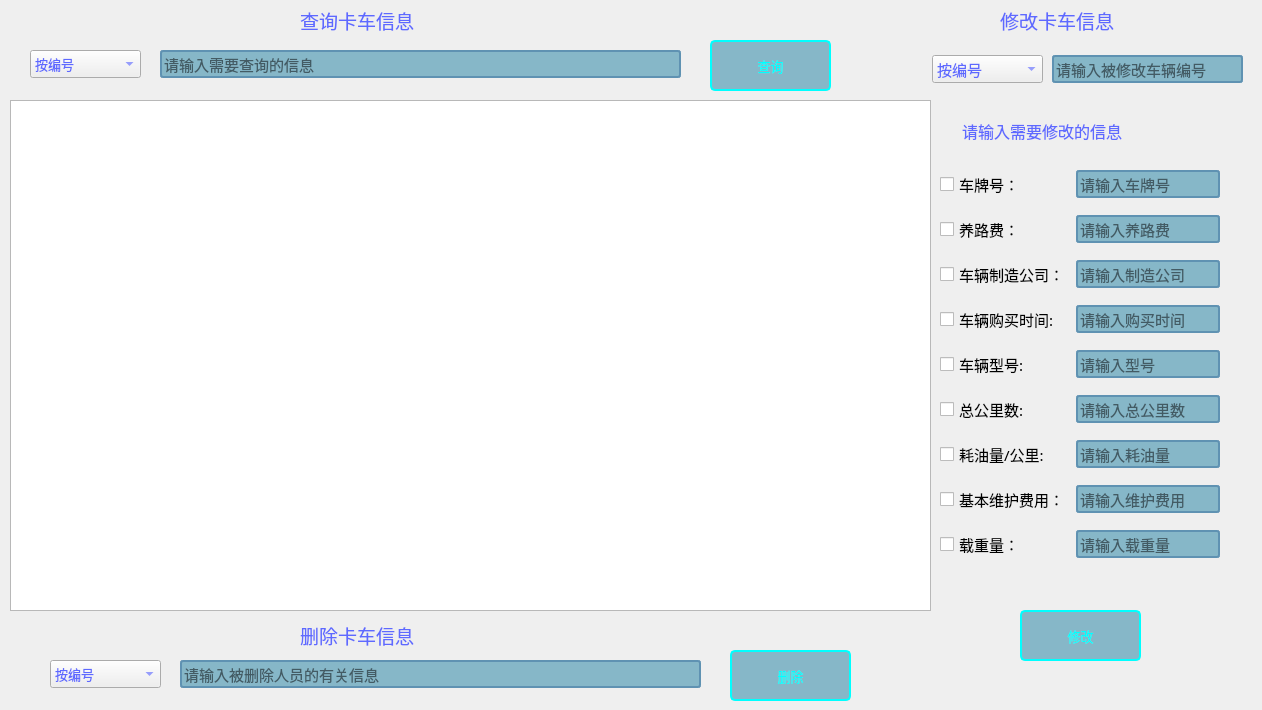
   <widget class="QWidget" name="tab_28">
    <attribute name="title">
     <string>查询、修改、删除卡车信息</string>
    </attribute>
    <widget class="QLabel" name="label_4">
     <property name="geometry">
      <rect>
       <x>962</x>
       <y>115</y>
       <width>251</width>
       <height>31</height>
      </rect>
     </property>
     <property name="font">
      <font>
       <family>华文楷体</family>
       <pointsize>12</pointsize>
      </font>
     </property>
     <property name="styleSheet">
      <string notr="true">color: rgb(94, 105, 255);</string>
     </property>
     <property name="text">
      <string>请输入需要修改的信息</string>
     </property>
    </widget>
    <widget class="QLabel" name="label_3">
     <property name="geometry">
      <rect>
       <x>1000</x>
       <y>0</y>
       <width>161</width>
       <height>41</height>
      </rect>
     </property>
     <property name="font">
      <font>
       <family>华文楷体</family>
       <pointsize>14</pointsize>
      </font>
     </property>
     <property name="styleSheet">
      <string notr="true">color: rgb(94, 105, 255);</string>
     </property>
     <property name="text">
      <string>修改卡车信息</string>
     </property>
    </widget>
    <widget class="QWidget" name="layoutWidget">
     <property name="geometry">
      <rect>
       <x>940</x>
       <y>160</y>
       <width>313</width>
       <height>411</height>
      </rect>
     </property>
     <property name="font">
      <font>
       <family>华文楷体</family>
       <pointsize>11</pointsize>
      </font>
     </property>
     <layout class="QGridLayout" name="gridLayout_23">
      <item row="3" column="1" colspan="2">
       <widget class="QLineEdit" name="line_Buy_Time_1">
        <property name="minimumSize">
         <size>
          <width>144</width>
          <height>28</height>
         </size>
        </property>
        <property name="maximumSize">
         <size>
          <width>144</width>
          <height>28</height>
         </size>
        </property>
        <property name="font">
         <font>
          <family>华文楷体</family>
          <pointsize>11</pointsize>
         </font>
        </property>
        <property name="styleSheet">
         <string notr="true">QLineEdit
{
    background-color: rgb(134,183,200);
    border:2px solid #5F92B2;
    border-radius:3px;
}




</string>
        </property>
        <property name="text">
         <string/>
        </property>
        <property name="maxLength">
         <number>5</number>
        </property>
        <property name="placeholderText">
         <string>请输入购买时间</string>
        </property>
       </widget>
      </item>
      <item row="2" column="0">
       <widget class="QCheckBox" name="check_Company_1">
        <property name="font">
         <font>
          <family>华文楷体</family>
          <pointsize>11</pointsize>
         </font>
        </property>
        <property name="text">
         <string>车辆制造公司：</string>
        </property>
        <property name="checkable">
         <bool>true</bool>
        </property>
        <property name="checked">
         <bool>false</bool>
        </property>
        <property name="autoRepeat">
         <bool>false</bool>
        </property>
        <property name="tristate">
         <bool>false</bool>
        </property>
       </widget>
      </item>
      <item row="6" column="1" colspan="2">
       <widget class="QLineEdit" name="line_Oil_Consume_Km_1">
        <property name="minimumSize">
         <size>
          <width>144</width>
          <height>28</height>
         </size>
        </property>
        <property name="maximumSize">
         <size>
          <width>144</width>
          <height>28</height>
         </size>
        </property>
        <property name="font">
         <font>
          <family>华文楷体</family>
          <pointsize>11</pointsize>
         </font>
        </property>
        <property name="styleSheet">
         <string notr="true">QLineEdit
{
    background-color: rgb(134,183,200);
    border:2px solid #5F92B2;
    border-radius:3px;
}




</string>
        </property>
        <property name="text">
         <string/>
        </property>
        <property name="maxLength">
         <number>15</number>
        </property>
        <property name="placeholderText">
         <string>请输入耗油量</string>
        </property>
       </widget>
      </item>
      <item row="5" column="1" colspan="2">
       <widget class="QLineEdit" name="line_Total_Km_1">
        <property name="minimumSize">
         <size>
          <width>144</width>
          <height>28</height>
         </size>
        </property>
        <property name="maximumSize">
         <size>
          <width>144</width>
          <height>28</height>
         </size>
        </property>
        <property name="font">
         <font>
          <family>华文楷体</family>
          <pointsize>11</pointsize>
         </font>
        </property>
        <property name="styleSheet">
         <string notr="true">QLineEdit
{
    background-color: rgb(134,183,200);
    border:2px solid #5F92B2;
    border-radius:3px;
}




</string>
        </property>
        <property name="text">
         <string/>
        </property>
        <property name="maxLength">
         <number>5</number>
        </property>
        <property name="readOnly">
         <bool>false</bool>
        </property>
        <property name="placeholderText">
         <string>请输入总公里数</string>
        </property>
       </widget>
      </item>
      <item row="0" column="0">
       <widget class="QCheckBox" name="check_No_1">
        <property name="font">
         <font>
          <family>华文楷体</family>
          <pointsize>11</pointsize>
         </font>
        </property>
        <property name="text">
         <string>车牌号：</string>
        </property>
       </widget>
      </item>
      <item row="4" column="0">
       <widget class="QCheckBox" name="check_Type_1">
        <property name="font">
         <font>
          <family>华文楷体</family>
          <pointsize>11</pointsize>
         </font>
        </property>
        <property name="text">
         <string>车辆型号:</string>
        </property>
       </widget>
      </item>
      <item row="4" column="1" colspan="2">
       <widget class="QLineEdit" name="line_Type_1">
        <property name="minimumSize">
         <size>
          <width>144</width>
          <height>28</height>
         </size>
        </property>
        <property name="maximumSize">
         <size>
          <width>144</width>
          <height>28</height>
         </size>
        </property>
        <property name="font">
         <font>
          <family>华文楷体</family>
          <pointsize>11</pointsize>
         </font>
        </property>
        <property name="styleSheet">
         <string notr="true">QLineEdit
{
    background-color: rgb(134,183,200);
    border:2px solid #5F92B2;
    border-radius:3px;
}




</string>
        </property>
        <property name="text">
         <string/>
        </property>
        <property name="maxLength">
         <number>15</number>
        </property>
        <property name="placeholderText">
         <string>请输入型号</string>
        </property>
       </widget>
      </item>
      <item row="3" column="0">
       <widget class="QCheckBox" name="check_Buy_Time_1">
        <property name="font">
         <font>
          <family>华文楷体</family>
          <pointsize>11</pointsize>
         </font>
        </property>
        <property name="text">
         <string>车辆购买时间:</string>
        </property>
       </widget>
      </item>
      <item row="0" column="1">
       <widget class="QLineEdit" name="line_No_1">
        <property name="enabled">
         <bool>true</bool>
        </property>
        <property name="minimumSize">
         <size>
          <width>144</width>
          <height>28</height>
         </size>
        </property>
        <property name="maximumSize">
         <size>
          <width>144</width>
          <height>28</height>
         </size>
        </property>
        <property name="font">
         <font>
          <family>华文楷体</family>
          <pointsize>11</pointsize>
         </font>
        </property>
        <property name="styleSheet">
         <string notr="true">QLineEdit
{
    background-color: rgb(134,183,200);
    border:2px solid #5F92B2;
    border-radius:3px;
}




</string>
        </property>
        <property name="text">
         <string/>
        </property>
        <property name="maxLength">
         <number>10</number>
        </property>
        <property name="echoMode">
         <enum>QLineEdit::Normal</enum>
        </property>
        <property name="placeholderText">
         <string>请输入车牌号</string>
        </property>
       </widget>
      </item>
      <item row="6" column="0">
       <widget class="QCheckBox" name="check_Oil_Consum_Km_1">
        <property name="font">
         <font>
          <family>华文楷体</family>
          <pointsize>11</pointsize>
         </font>
        </property>
        <property name="text">
         <string>耗油量/公里:</string>
        </property>
       </widget>
      </item>
      <item row="7" column="1" colspan="2">
       <widget class="QLineEdit" name="line_Basic_Maintenance_Fee_1">
        <property name="minimumSize">
         <size>
          <width>144</width>
          <height>28</height>
         </size>
        </property>
        <property name="maximumSize">
         <size>
          <width>144</width>
          <height>28</height>
         </size>
        </property>
        <property name="font">
         <font>
          <family>华文楷体</family>
          <pointsize>11</pointsize>
         </font>
        </property>
        <property name="styleSheet">
         <string notr="true">QLineEdit
{
    background-color: rgb(134,183,200);
    border:2px solid #5F92B2;
    border-radius:3px;
}




</string>
        </property>
        <property name="text">
         <string/>
        </property>
        <property name="maxLength">
         <number>15</number>
        </property>
        <property name="placeholderText">
         <string>请输入维护费用</string>
        </property>
       </widget>
      </item>
      <item row="1" column="0">
       <widget class="QCheckBox" name="check_Road_Toll_1">
        <property name="font">
         <font>
          <family>华文楷体</family>
          <pointsize>11</pointsize>
         </font>
        </property>
        <property name="text">
         <string>养路费：</string>
        </property>
       </widget>
      </item>
      <item row="1" column="1" colspan="2">
       <widget class="QLineEdit" name="line_Road_Toll_1">
        <property name="minimumSize">
         <size>
          <width>144</width>
          <height>28</height>
         </size>
        </property>
        <property name="maximumSize">
         <size>
          <width>144</width>
          <height>28</height>
         </size>
        </property>
        <property name="font">
         <font>
          <family>华文楷体</family>
          <pointsize>11</pointsize>
         </font>
        </property>
        <property name="styleSheet">
         <string notr="true">QLineEdit
{
    background-color: rgb(134,183,200);
    border:2px solid #5F92B2;
    border-radius:3px;
}




</string>
        </property>
        <property name="text">
         <string/>
        </property>
        <property name="maxLength">
         <number>10</number>
        </property>
        <property name="echoMode">
         <enum>QLineEdit::Normal</enum>
        </property>
        <property name="placeholderText">
         <string>请输入养路费</string>
        </property>
       </widget>
      </item>
      <item row="5" column="0">
       <widget class="QCheckBox" name="check_Total_Km_1">
        <property name="font">
         <font>
          <family>华文楷体</family>
          <pointsize>11</pointsize>
         </font>
        </property>
        <property name="text">
         <string>总公里数:</string>
        </property>
       </widget>
      </item>
      <item row="2" column="1" colspan="2">
       <widget class="QLineEdit" name="line_Company_1">
        <property name="minimumSize">
         <size>
          <width>144</width>
          <height>28</height>
         </size>
        </property>
        <property name="maximumSize">
         <size>
          <width>144</width>
          <height>28</height>
         </size>
        </property>
        <property name="font">
         <font>
          <family>华文楷体</family>
          <pointsize>11</pointsize>
         </font>
        </property>
        <property name="toolTipDuration">
         <number>0</number>
        </property>
        <property name="styleSheet">
         <string notr="true">QLineEdit
{
    background-color: rgb(134,183,200);
    border:2px solid #5F92B2;
    border-radius:3px;
}




</string>
        </property>
        <property name="text">
         <string/>
        </property>
        <property name="maxLength">
         <number>11</number>
        </property>
        <property name="frame">
         <bool>true</bool>
        </property>
        <property name="placeholderText">
         <string>请输入制造公司</string>
        </property>
       </widget>
      </item>
      <item row="7" column="0">
       <widget class="QCheckBox" name="check_Basic_Maintenance_Fee_1">
        <property name="font">
         <font>
          <family>华文楷体</family>
          <pointsize>11</pointsize>
         </font>
        </property>
        <property name="text">
         <string>基本维护费用：</string>
        </property>
       </widget>
      </item>
      <item row="8" column="1">
       <widget class="QLineEdit" name="line_Load_Capacity_1">
        <property name="minimumSize">
         <size>
          <width>144</width>
          <height>28</height>
         </size>
        </property>
        <property name="maximumSize">
         <size>
          <width>144</width>
          <height>28</height>
         </size>
        </property>
        <property name="font">
         <font>
          <family>华文楷体</family>
          <pointsize>11</pointsize>
         </font>
        </property>
        <property name="styleSheet">
         <string notr="true">QLineEdit
{
    background-color: rgb(134,183,200);
    border:2px solid #5F92B2;
    border-radius:3px;
}




</string>
        </property>
        <property name="text">
         <string/>
        </property>
        <property name="maxLength">
         <number>15</number>
        </property>
        <property name="placeholderText">
         <string>请输入载重量</string>
        </property>
       </widget>
      </item>
      <item row="8" column="0">
       <widget class="QCheckBox" name="check_Load_Capacity_1">
        <property name="font">
         <font>
          <family>华文楷体</family>
          <pointsize>11</pointsize>
         </font>
        </property>
        <property name="text">
         <string>载重量：</string>
        </property>
       </widget>
      </item>
     </layout>
    </widget>
    <widget class="QComboBox" name="combo_Box_Select">
     <property name="geometry">
      <rect>
       <x>30</x>
       <y>50</y>
       <width>111</width>
       <height>28</height>
      </rect>
     </property>
     <property name="font">
      <font>
       <family>新宋体</family>
       <pointsize>10</pointsize>
      </font>
     </property>
     <property name="styleSheet">
      <string notr="true">color: rgb(94, 105, 255);</string>
     </property>
     <item>
      <property name="text">
       <string>按编号</string>
      </property>
     </item>
     <item>
      <property name="text">
       <string>按车牌号</string>
      </property>
     </item>
     <item>
      <property name="text">
       <string>按制造公司</string>
      </property>
     </item>
     <item>
      <property name="text">
       <string>按购买时间</string>
      </property>
     </item>
    </widget>
    <widget class="QLineEdit" name="line_Select_Message">
     <property name="geometry">
      <rect>
       <x>160</x>
       <y>50</y>
       <width>521</width>
       <height>28</height>
      </rect>
     </property>
     <property name="font">
      <font>
       <family>华文楷体</family>
       <pointsize>11</pointsize>
      </font>
     </property>
     <property name="styleSheet">
      <string notr="true">QLineEdit
{
    background-color: rgb(134,183,200);
    border:2px solid #5F92B2;
    border-radius:3px;
}




</string>
     </property>
     <property name="text">
      <string/>
     </property>
     <property name="placeholderText">
      <string>请输入需要查询的信息</string>
     </property>
    </widget>
    <widget class="QPushButton" name="btn_Select">
     <property name="geometry">
      <rect>
       <x>710</x>
       <y>40</y>
       <width>121</width>
       <height>51</height>
      </rect>
     </property>
     <property name="sizePolicy">
      <sizepolicy hsizetype="Expanding" vsizetype="Expanding">
       <horstretch>0</horstretch>
       <verstretch>0</verstretch>
      </sizepolicy>
     </property>
     <property name="font">
      <font>
       <family>新宋体</family>
       <pointsize>10</pointsize>
      </font>
     </property>
     <property name="styleSheet">
      <string notr="true">
QPushButton
{
    background-color: rgb(134,183,200);
    border:2px solid rgb(0,255,255);
    border-radius:5px;
    
	
	color: rgb(0, 255, 255);
}


QPushButton:hover
{
    background-color: rgb(0,130,150);
    border:2px solid #5F92B2;
    border-radius:5px;
    color:white;
}

QPushButton:hover:pressed
{
    background-color:rgb(85,170,255);
    border:2px solid #3C80B1;
    border-radius:5px;
    color:white;
}</string>
     </property>
     <property name="text">
      <string>查询</string>
     </property>
    </widget>
    <widget class="QPushButton" name="btn_Delete">
     <property name="geometry">
      <rect>
       <x>730</x>
       <y>650</y>
       <width>121</width>
       <height>51</height>
      </rect>
     </property>
     <property name="sizePolicy">
      <sizepolicy hsizetype="Expanding" vsizetype="Expanding">
       <horstretch>0</horstretch>
       <verstretch>0</verstretch>
      </sizepolicy>
     </property>
     <property name="font">
      <font>
       <family>新宋体</family>
       <pointsize>10</pointsize>
      </font>
     </property>
     <property name="styleSheet">
      <string notr="true">
QPushButton
{
    background-color: rgb(134,183,200);
    border:2px solid rgb(0,255,255);
    border-radius:5px;
   
	color: rgb(0, 255, 255);
}


QPushButton:hover
{
    background-color: rgb(0,130,150);
    border:2px solid #5F92B2;
    border-radius:5px;
    color:white;
}

QPushButton:hover:pressed
{
    background-color:rgb(85,170,255);
    border:2px solid #3C80B1;
    border-radius:5px;
    color:white;
}</string>
     </property>
     <property name="text">
      <string>删除</string>
     </property>
    </widget>
    <widget class="QLineEdit" name="line_Delete_Message">
     <property name="geometry">
      <rect>
       <x>180</x>
       <y>660</y>
       <width>521</width>
       <height>28</height>
      </rect>
     </property>
     <property name="font">
      <font>
       <family>华文楷体</family>
       <pointsize>11</pointsize>
      </font>
     </property>
     <property name="styleSheet">
      <string notr="true">QLineEdit
{
    background-color: rgb(134,183,200);
    border:2px solid #5F92B2;
    border-radius:3px;
}




</string>
     </property>
     <property name="placeholderText">
      <string>请输入被删除人员的有关信息</string>
     </property>
    </widget>
    <widget class="QComboBox" name="combo_Box_Update">
     <property name="geometry">
      <rect>
       <x>932</x>
       <y>55</y>
       <width>111</width>
       <height>28</height>
      </rect>
     </property>
     <property name="font">
      <font>
       <family>华文楷体</family>
       <pointsize>11</pointsize>
      </font>
     </property>
     <property name="styleSheet">
      <string notr="true">color: rgb(94, 105, 255);</string>
     </property>
     <item>
      <property name="text">
       <string>按编号</string>
      </property>
     </item>
    </widget>
    <widget class="QPushButton" name="btn_Upadte">
     <property name="geometry">
      <rect>
       <x>1020</x>
       <y>610</y>
       <width>121</width>
       <height>51</height>
      </rect>
     </property>
     <property name="sizePolicy">
      <sizepolicy hsizetype="Expanding" vsizetype="Expanding">
       <horstretch>0</horstretch>
       <verstretch>0</verstretch>
      </sizepolicy>
     </property>
     <property name="font">
      <font>
       <family>新宋体</family>
       <pointsize>10</pointsize>
      </font>
     </property>
     <property name="styleSheet">
      <string notr="true">
QPushButton
{
    background-color: rgb(134,183,200);
    border:2px solid rgb(0,255,255);
    border-radius:5px;
   
	color: rgb(0, 255, 255);
}


QPushButton:hover
{
    background-color: rgb(0,130,150);
    border:2px solid #5F92B2;
    border-radius:5px;
    color:white;
}

QPushButton:hover:pressed
{
    background-color:rgb(85,170,255);
    border:2px solid #3C80B1;
    border-radius:5px;
    color:white;
}</string>
     </property>
     <property name="text">
      <string>修改</string>
     </property>
    </widget>
    <widget class="QLineEdit" name="line_Update_Message">
     <property name="geometry">
      <rect>
       <x>1052</x>
       <y>55</y>
       <width>191</width>
       <height>28</height>
      </rect>
     </property>
     <property name="font">
      <font>
       <family>华文楷体</family>
       <pointsize>11</pointsize>
      </font>
     </property>
     <property name="styleSheet">
      <string notr="true">QLineEdit
{
    background-color: rgb(134,183,200);
    border:2px solid #5F92B2;
    border-radius:3px;
}




</string>
     </property>
     <property name="placeholderText">
      <string>请输入被修改车辆编号</string>
     </property>
    </widget>
    <widget class="QComboBox" name="combo_Box_Delete">
     <property name="geometry">
      <rect>
       <x>50</x>
       <y>660</y>
       <width>111</width>
       <height>28</height>
      </rect>
     </property>
     <property name="font">
      <font>
       <family>新宋体</family>
       <pointsize>10</pointsize>
      </font>
     </property>
     <property name="styleSheet">
      <string notr="true">color: rgb(94, 105, 255);</string>
     </property>
     <item>
      <property name="text">
       <string>按编号</string>
      </property>
     </item>
     <item>
      <property name="text">
       <string>按车牌号</string>
      </property>
     </item>
     <item>
      <property name="text">
       <string>按制造公司</string>
      </property>
     </item>
     <item>
      <property name="text">
       <string>按购买时间</string>
      </property>
     </item>
    </widget>
    <widget class="QLabel" name="label">
     <property name="geometry">
      <rect>
       <x>300</x>
       <y>0</y>
       <width>211</width>
       <height>41</height>
      </rect>
     </property>
     <property name="font">
      <font>
       <family>华文楷体</family>
       <pointsize>14</pointsize>
      </font>
     </property>
     <property name="styleSheet">
      <string notr="true">color: rgb(94, 105, 255);</string>
     </property>
     <property name="text">
      <string>查询卡车信息</string>
     </property>
    </widget>
    <widget class="QLabel" name="label_2">
     <property name="geometry">
      <rect>
       <x>300</x>
       <y>620</y>
       <width>211</width>
       <height>31</height>
      </rect>
     </property>
     <property name="font">
      <font>
       <family>华文楷体</family>
       <pointsize>14</pointsize>
      </font>
     </property>
     <property name="styleSheet">
      <string notr="true">color: rgb(94, 105, 255);</string>
     </property>
     <property name="text">
      <string>删除卡车信息</string>
     </property>
    </widget>
    <widget class="QTableView" name="table_Message">
     <property name="geometry">
      <rect>
       <x>10</x>
       <y>100</y>
       <width>921</width>
       <height>511</height>
      </rect>
     </property>
     <property name="styleSheet">
      <string notr="true"/>
     </property>
    </widget>
   </widget>
